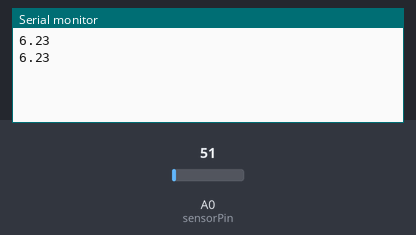
Bench run of a sketch on a simulated Arduino Uno, built with avr-gcc and run on an emulated ATmega328P. Parts: the last lines printed to the serial monitor. The test bench sets the inputs (shaded band); at power-on: A0 (sensorPin) = 51.

Above: at 10.8 s.
10.9 s: A0 (sensorPin) set to 61
At 20.5 s:
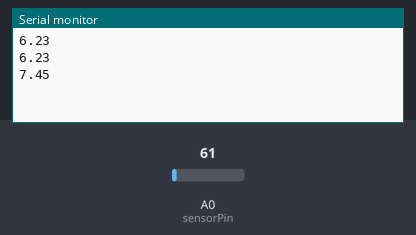
20.9 s: A0 (sensorPin) set to 71
At 30.5 s:
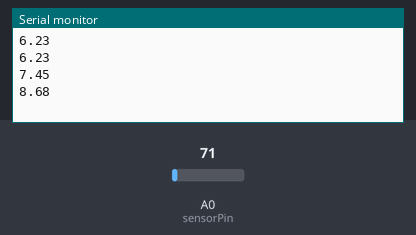
Timing chart, 0 to 32.0 s (numbered marks = the images above; inputs shaded):
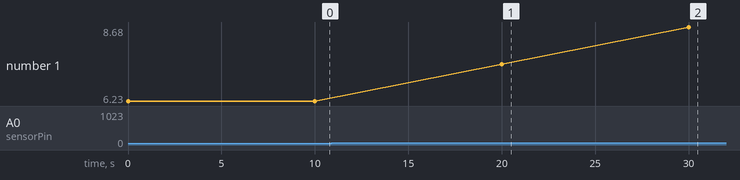

Measured:
- after the input at 10.9 s, the serial monitor: prints a new line after 9.1 s (image 1)
- after the input at 20.9 s, the serial monitor: prints a new line after 9.1 s (image 2)
- plotted number 1: 6.23 → 7.45 after the input at 10.9 s, 7.45 → 8.68 after the input at 20.9 s

The sketch:

Tweet_Logger.ino
```cpp
int sensorPin = A0;

void setup() {
  Serial.begin(9600);
}

void loop() {
  int analogValue = analogRead(sensorPin);
  float voltage = analogValue * (5.0 / 1023.0);
  float temperature = (voltage * 100.0) / 4.0; // LM35 formula

  Serial.println(temperature);
  delay(10000);
}
```
